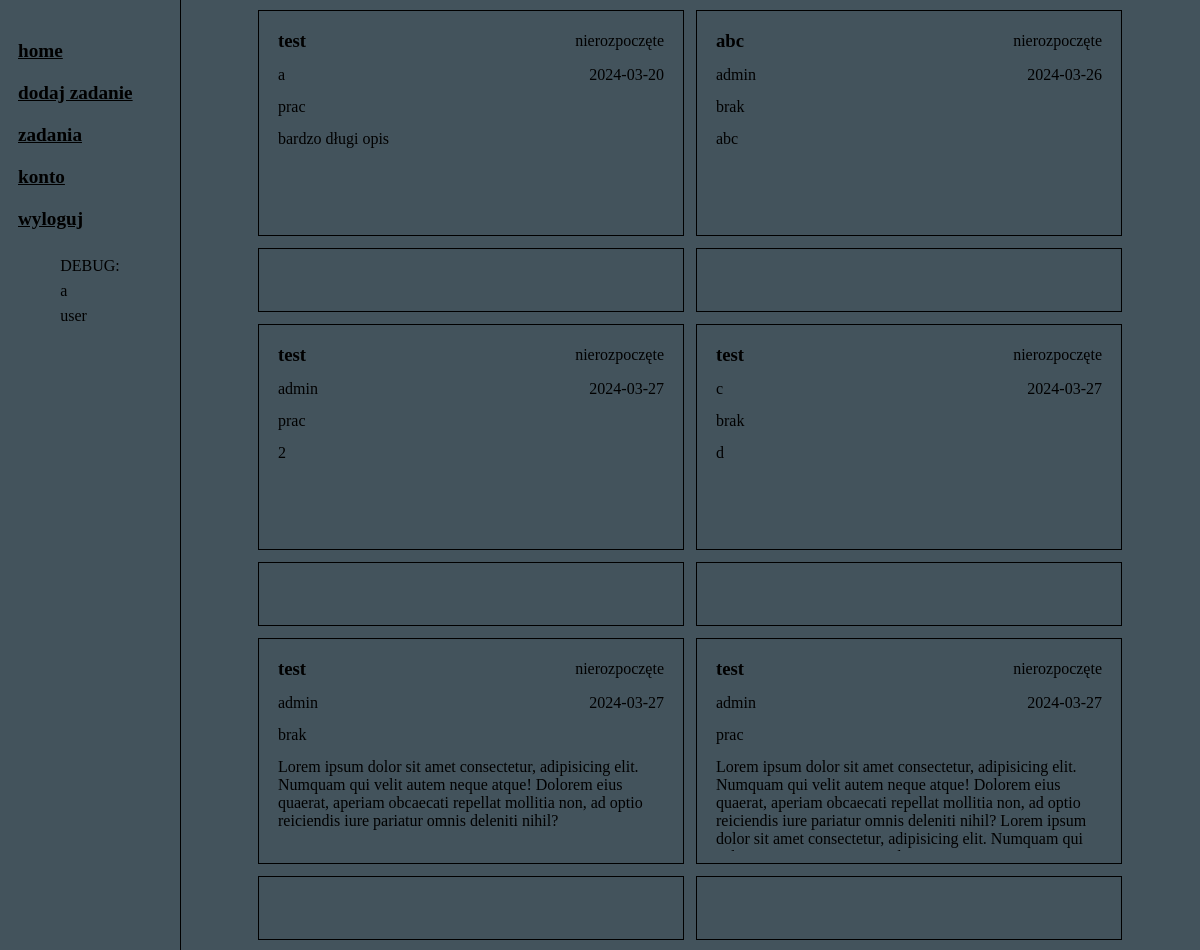
Screenshot of /listaZadan.php (signed in) with the database file from the repository.
### tables this page shows
CREATE TABLE `zadania` (
  `id` int NOT NULL,
  `tytul` text NOT NULL,
  `opis` text NOT NULL,
  `status` int NOT NULL,
  `user` varchar(100) NOT NULL,
  `pracownik` varchar(100) DEFAULT NULL,
  `data` date NOT NULL,
  `archiwizowane` tinyint(1) NOT NULL
);

CREATE TABLE `statusy` (
  `id` int NOT NULL,
  `nazwa` varchar(25) NOT NULL
);

### functions.php (called while the page is built, shortened)
<?php
    function isLogged()
    {
        return ($_SESSION["logged"] === true);
    }
?>

### listaZadan.php (the view, shortened to what this page needs)
<?php
    include "./functions.php";
?>
<!DOCTYPE html>
<html lang="en">
<head>
    <link rel="stylesheet" href="style.css">
    <link rel="stylesheet" href="menu.css">
    <link rel="stylesheet" href="listaZadan.css">
</head>
<body>
    <?php include "./menu.php"; ?>
    <div id="zadania">
        <?php
            $conn = newConn();
            $sql = "SELECT *, `zadania`.id as id_zadania FROM `zadania` JOIN `statusy` ON `zadania`.status = `statusy`.id WHERE archiwizowane = false";
            $result = mysqli_query($conn, $sql);
            if (mysqli_num_rows($result) > 0)
            {
                while ($row = mysqli_fetch_assoc($result))
                {
                    echo "<span class='elem'>
                            <div class='zadanie'>
                                <span>
                                <div class='info'>
                                    <h3>" . $row["tytul"] . "</h3>
                                    <p>" . $row["nazwa"] . "</p>
                                </div>
                                <div class='info'>
                                    <p>" . $row["user"] . "</p>
                                    <p>" . $row["data"] . "</p>
                                </div>
                                <p>" . ((!empty($row["pracownik"])) ? $row["pracownik"] : "brak") . "</p>
                                </span>
                                <div class='opis'>
                                    <p>" . $row["opis"] . "</p>
                                </div>
                            </div>
                            <div class='tools'>
                                <form action='listaZadan.php' method='POST'>";
                    echo        "</form>
                            </div>
                        </span>";
                }
            }
        ?>
    </div>
</body>
</html>

### menu.php (shortened to what this page needs)
<div id='menu'>
    <?php
        if (isLogged())
        {
            echo "<a href='./home.php'>home</a>";
            echo "<a href='./zadanieForm.php'>dodaj zadanie</a>";
            echo "<a href='./listaZadan.php'>zadania</a>";
            echo "<a href='./konto.php'>konto</a>";
            echo "<a href='./logout.php'>wyloguj</a>";
            echo
                "<span>
                    <p>DEBUG: </p>
                    <p>" . $_SESSION["username"] . "</p>
                    <p>" . $_SESSION["upr"] . "</p>
                </span>";
        }
    ?>
</div>

### style.css (style rules this page uses)
body { background-color: rgb(67, 83, 92); }

### menu.css (style rules this page uses)
body { display: grid; grid-template-columns: 15% 85%; grid-template-rows: 100%; grid-template-areas: "menu main"; height: 100vh; width: 100%; margin: 0px; }
#menu { grid-area: menu; display: flex; flex-direction: column; flex-wrap: nowrap; align-items: center; gap: 20px; padding-top: 40px; border-right: 1px solid black; width: 100%; }
#menu > a { width: 80%; font-weight: bold; font-size: 120%; color: #000000ff; }

### listaZadan.css (style rules this page uses)
#zadania { overflow-y: auto; overflow-x: hidden; height: calc(100% - 20px); width: calc(100% - 20px); padding: 10px; display: flex; flex-direction: row; flex-wrap: wrap; justify-content: center; gap: 12px; }
.zadanie { border: 1px solid black; width: 400px; padding: 12px; height: 200px; display: grid; grid-template-columns: 100%; grid-template-rows: 100px calc(100% - 100px); }
.info { display: flex; flex-direction: row; align-items: center; justify-content: space-between; }
.info > h3, span > p, .info > p { margin: 7px; }
.zadanie > .opis { height: 100%; overflow-x: hidden; overflow-y: auto; }
.zadanie > .opis > p { margin: 7px; }
.tools { height: 50px; width: 412px; padding: 6px; border: 1px solid black; display: flex; justify-content: end; align-items: center; gap: 7px; }
.elem { display: flex; flex-direction: column; gap: 12px; }

### rows the page displays
zadania: tytul "test", statusy.nazwa "nierozpoczęte", user "a", data "2024-03-20", pracownik "prac", opis "bardzo długi opis"
zadania: tytul "abc", statusy.nazwa "nierozpoczęte", user "admin", data "2024-03-26", shows "brak", opis "abc"
zadania: tytul "test", statusy.nazwa "nierozpoczęte", user "admin", data "2024-03-27", pracownik "prac", opis "2"
zadania: tytul "test", statusy.nazwa "nierozpoczęte", user "c", data "2024-03-27", shows "brak", opis "d"
zadania: tytul "test", statusy.nazwa "nierozpoczęte", user "admin", data "2024-03-27", shows "brak", opis "Lorem ipsum dolor sit amet consectetur, adipisicing elit. Numquam qui velit autem neque atque! Dolorem eius quaerat, aperiam obcaecati repellat mollitia non, ad optio reiciendis iure pariatur omnis deleniti nihil?"
zadania: tytul "test", statusy.nazwa "nierozpoczęte", user "admin", data "2024-03-27", pracownik "prac", opis "Lorem ipsum dolor sit amet consectetur, adipisicing elit. Numquam qui velit autem neque atque! Dolorem eius quaerat, aperiam obcaecati repellat mollitia non, ad optio reiciendis iure pariatur omnis deleniti nihil? Lorem ipsum dolor sit amet consectetur, adipisicing elit. Numquam qui…"

### other values shown
$_SESSION["username"] "a"
$_SESSION["upr"] "user"
